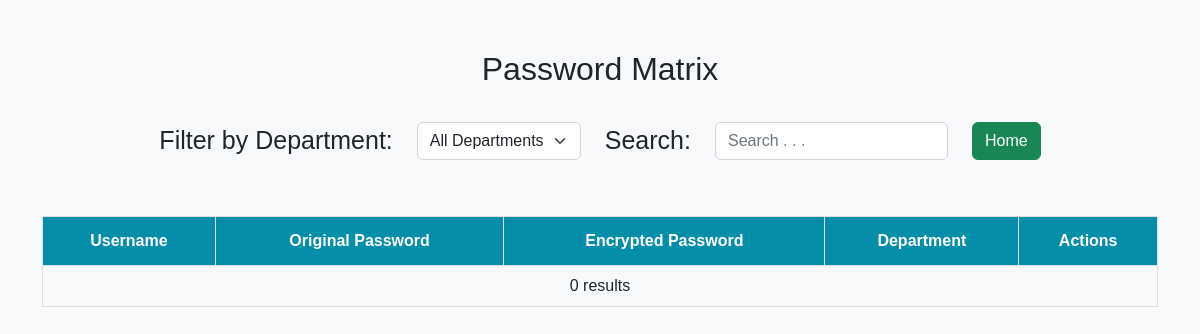
Before: /table.php with the older database file.
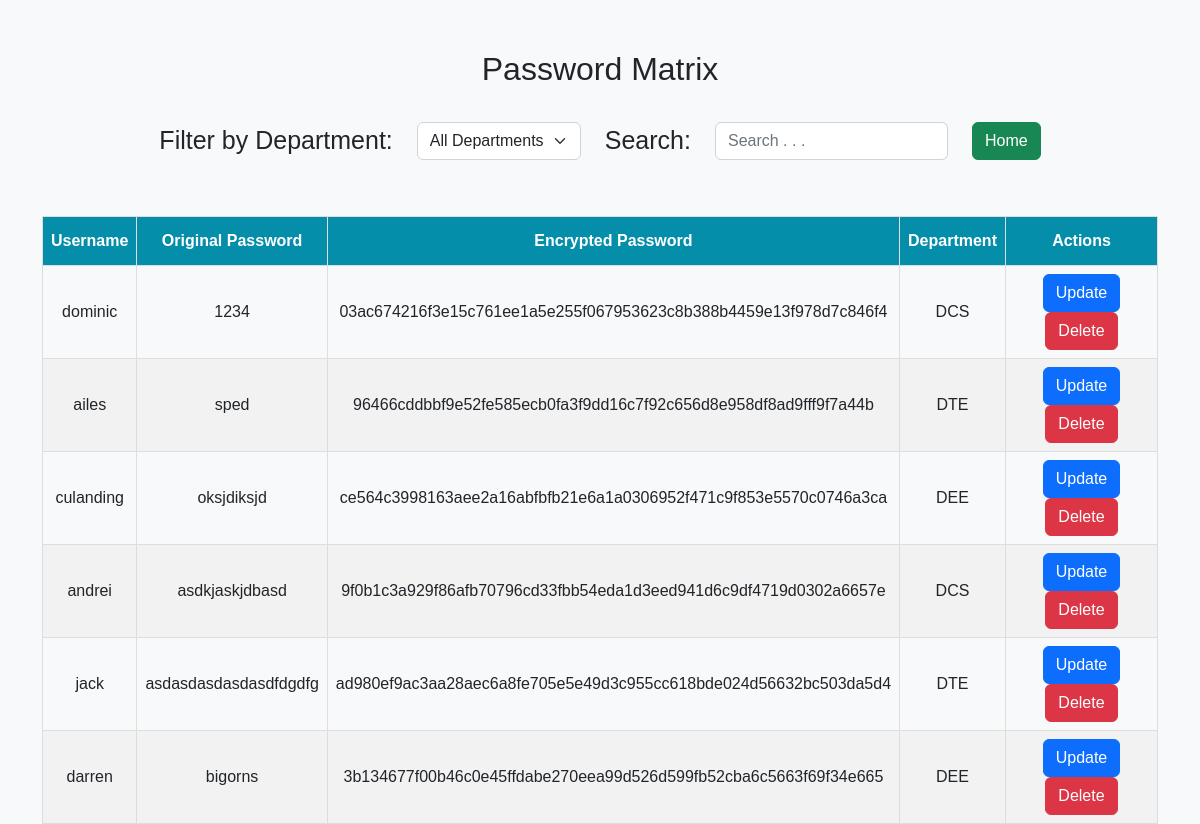
After: the same page with the newer database file.
### tables this page shows
CREATE TABLE `user_tbl` (
  `id` int(11) NOT NULL,
  `username` varchar(255) NOT NULL,
  `password` varchar(255) NOT NULL,
  `encrypted_pass` varchar(255) NOT NULL,
  `department` varchar(255) NOT NULL
);

### table.php (the view, shortened to what this page needs)
<?php
    include("connection.php");
?>
<!DOCTYPE html>
<html lang="en">
<?php
    $styleCSS = "assets/css/style.css";
    include("app/includes/html/html.head.php");
?>
<body class="bg-light">
    <div class="container">
    <div class="row justify-content-center">
        <h2>Password Matrix</h2><br><br><br>
            <div class="col-auto">
                <label for="dropdown" class="form-label">Filter by Department:</label>
            </div>
            <div class="col-auto">
                <select id="dropdown" class="form-select">
                    <option value="All">All Departments</option>
                </select>
            </div>
            <div class="col-auto">
                <label for="search" class="form-label">Search:</label>
            </div>
            <div class="col-auto">
                <input type="text" id="search" class="form-control" placeholder="Search . . .">
            </div>
            <div class="col-auto">
                <button id="home-btn" type="button" class="btn btn-success">Home</button>
            </div>
        </div>
        <br><br>
        <form method="POST">
        <table id="customers">
            <thead>
                <tr>
                    <th scope = "col">Username</th>
                    <th scope = "col">Original Password</th>
                    <th scope = "col">Encrypted Password</th>
                    <th scope = "col">Department</th>
                    <th scope = "col">Actions</th>
                </tr>
            </thead>
            <tbody id="table-body">
            <?php
                    $query = "SELECT * FROM user_tbl";
                    $result = $conn->query($query);
                    if ($result->num_rows > 0)
                    {
                        while ($row = $result->fetch_assoc())
                        {
            ?>
                        <tr>
                            <td><?php echo $row['username']?></td>
                            <td><?php echo $row['password']?></td>
                            <td><?php echo $row['encrypted_pass']?></td>
                            <td><?php echo $row['department']?></td>
                            <td>
                                <a href="update.php?updateid=<?php echo $row['id']?>" class="btn btn-primary">Update</a>
                                <a href="delete.php?deleteid=<?php echo $row['id']?>" class="btn btn-danger">Delete</a>
                            </td>
                        </tr>
            <?php
                        }
                    }else {
                        echo '<tr><td colspan="5">0 results</td></tr>';
                    }
            ?>
            </tbody>
        </table>
        </form>
    </div>
    </body>
</html>

### app/includes/html/html.head.php (shortened to what this page needs)
<head>
    <link rel="stylesheet" href="assets/css/vendor/bootstrap-5.2.3-dist/css/bootstrap.min.css">
    <link rel="stylesheet" href="<?php echo $styleCSS;?>">
</head>

### assets/css/style.css (style rules this page uses)
body { background-color: rgb(255, 224, 224); }
.container { text-align: center; font-family: Arial, Helvetica, sans-serif; margin-top: 50px; }
#customers { font-family: Arial, Helvetica, sans-serif; border-collapse: collapse; width: 100%; }
#customers td, #customers th { border: 1px solid #ddd; padding: 8px; }
#customers tr:nth-child(even) { background-color: #f2f2f2; }
#customers th { padding-top: 12px; padding-bottom: 12px; text-align: center; background-color: #048eaa; color: white; }
.form-label { font-size: 25px; }

Changed rows visible on the page:
added user_tbl: username "dominic", password "1234", encrypted_pass "03ac674216f3e15c761ee1a5e255f067953623c8b388b4459e13f978d7c846f4", department "DCS"
added user_tbl: username "ailes", password "sped", encrypted_pass "96466cddbbf9e52fe585ecb0fa3f9dd16c7f92c656d8e958df8ad9fff9f7a44b", department "DTE"
added user_tbl: username "culanding", password "oksjdiksjd", encrypted_pass "ce564c3998163aee2a16abfbfb21e6a1a0306952f471c9f853e5570c0746a3ca", department "DEE"
added user_tbl: username "andrei", password "asdkjaskjdbasd", encrypted_pass "9f0b1c3a929f86afb70796cd33fbb54eda1d3eed941d6c9df4719d0302a6657e", department "DCS"
added user_tbl: username "jack", password "asdasdasdasdasdfdgdfg", encrypted_pass "ad980ef9ac3aa28aec6a8fe705e5e49d3c955cc618bde024d56632bc503da5d4", department "DTE"
added user_tbl: username "darren", password "bigorns", encrypted_pass "3b134677f00b46c0e45ffdabe270eea99d526d599fb52cba6c5663f69f34e665", department "DEE"
Other visible differences:
text no longer shown: "0 results"
